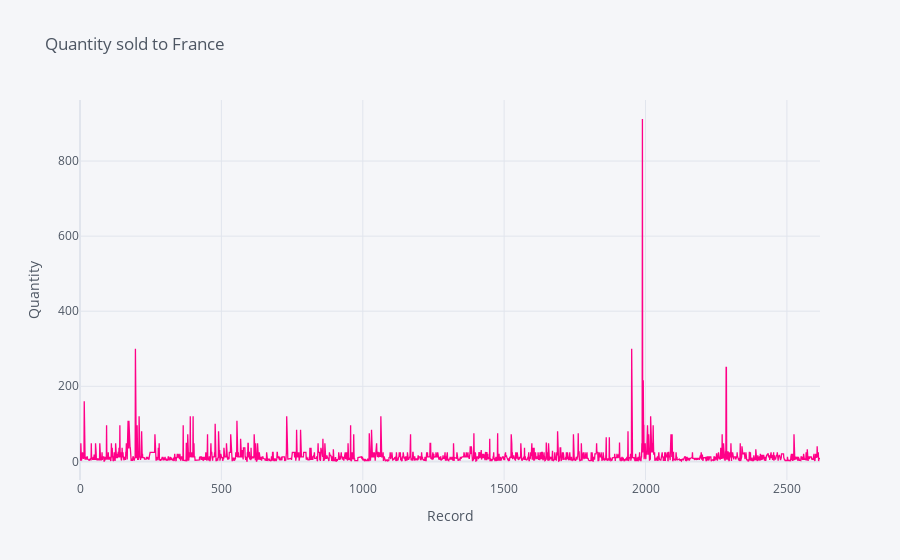

The code cell stored with this chart in its notebook:
### Markdown cell above
## 2. Create an interactive line chart showing quantity and revenue sold to France between January 1st and May 31st 2011.

### Code cell
France_quantity = df[df.Country == 'France']
France_quantity  = France_quantity.loc[(France_quantity.InvoiceDate>='2011-1-1') & (France_quantity.InvoiceDate<='2011-5-31')]
France_quantity =France_quantity[['Quantity']]
France_quantity ['Index'] = [i for i in range(len(France_quantity))]
France_quantity .iplot(x='Index', y='Quantity', xTitle='Record', yTitle='Quantity', color='pink', title='Quantity sold to France')

### Figure 1 — Plotly figure (JSON) as saved in the notebook; plotly's stock layout.template omitted (floating-point values rounded to 4 significant figures; data arrays with more than 128 entries replaced by an {"elided": "..."} marker saying what was removed)
{"data": [{"line": {"color": "rgba(255, 0, 136, 1.0)", "dash": "solid", "shape": "linear", "width": 1.3}, "mode": "lines", "name": "Quantity", "text": "", "type": "scatter", "x": {"elided": "2618 int values"}, "y": {"elided": "2618 int values"}}], "layout": {"legend": {"bgcolor": "#F5F6F9", "font": {"color": "#4D5663"}}, "paper_bgcolor": "#F5F6F9", "plot_bgcolor": "#F5F6F9", "title": {"font": {"color": "#4D5663"}, "text": "Quantity sold to France"}, "xaxis": {"gridcolor": "#E1E5ED", "showgrid": true, "tickfont": {"color": "#4D5663"}, "title": {"font": {"color": "#4D5663"}, "text": "Record"}, "zerolinecolor": "#E1E5ED"}, "yaxis": {"gridcolor": "#E1E5ED", "showgrid": true, "tickfont": {"color": "#4D5663"}, "title": {"font": {"color": "#4D5663"}, "text": "Quantity"}, "zerolinecolor": "#E1E5ED"}}}
